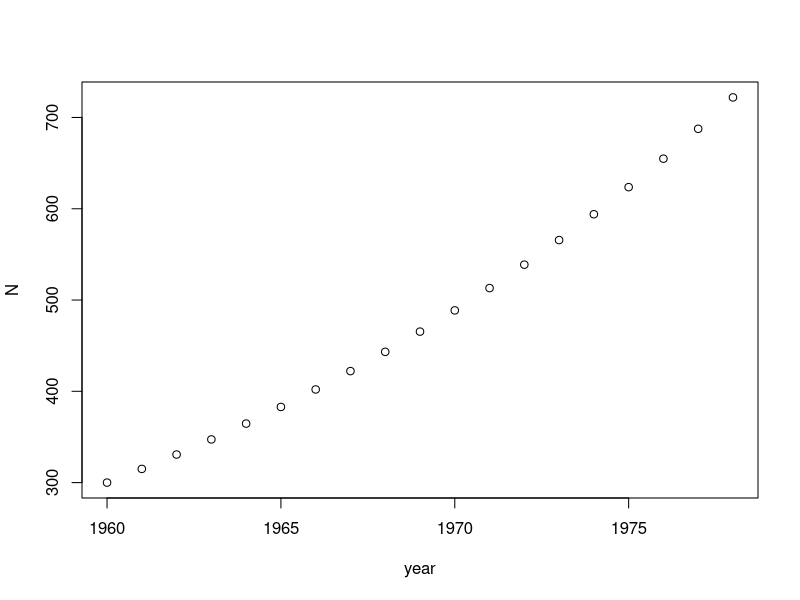

Reproduce this figure in R.
## ---- chunk 1
knitr::opts_chunk$set(echo = TRUE)
## ---- chunk 2
library(tidyverse)
library(ggplot2)
## ---- chunk 3
wld<-read_csv("data/wildebeest_data.csv")
colnames(wld)<-c("year","dryRain","estPop","estSD","adltDryMort","calfSurv")
range(wld$year)

wld1<-wld%>%
  filter(year<1979)%>%
  select(year,estPop,estSD)

head(wld1)
## ---- chunk 4
r=0.05
K=2.0*10^9
N1=300

## ---- chunk 5
Nt<-as.numeric()
Nt[1]<-N1
for(i in 1:nrow(wld1)){
  Nt[i+1]<-Nt[i]+r*Nt[i]*(1-(Nt[i]/K))
}
ntDf<-data.frame(year=wld1$year,
                 N=Nt[1:nrow(wld1)])

plot(ntDf)
## ---- chunk 6
wld1Dat<-wld1%>%
  filter(!is.na(estPop)) %>%
  filter(!is.na(estSD)) %>%
  left_join(.,ntDf) %>%
  mutate(Lt=log(estSD)+(1/2)*log(2*pi)+((estPop-N)/((2*estSD)^2)))

## ---- chunk 7
sumL<-sum(wld1Dat$Lt)
## ---- chunk 8
#funcitonalize nll calcs:
nllCalc<-function(rR,Kk){
  
  Nt<-as.numeric()
  Nt[1]<-N1
  
  for(i in 1:nrow(wld1)){
  Nt[i+1]<-Nt[i]+rR*Nt[i]*(1-(Nt[i]/Kk))
  }
  ntDf<-data.frame(year=wld1$year,
                 N=Nt[1:nrow(wld1)])
  
  wld1Dat<-wld1%>%
  filter(!is.na(estPop)) %>%
  filter(!is.na(estSD)) %>%
  left_join(.,ntDf) %>%
  mutate(Lt=log(estSD)+(1/2)*log(2*pi)+((estPop-N)/((2*estSD)^2)))
  nll<-sum(wld1Dat$Lt)
  return(nll)
  }

rVec<-seq(r,0.5,by=0.01)
KVec<-seq(K,4.0*10^9,by=1.25*10^8)

nlls<-data.frame(r=rVec,
                  k1=NA,
                  k2=NA,
                  k3=NA,
                  k4=NA,
                  k5=NA,
                  k6=NA,
                  k7=NA,
                  k8=NA,
                  k9=NA,
                  k10=NA,
                  k11=NA,
                  k12=NA,
                  k13=NA,
                  k14=NA,
                  k15=NA,
                  k16=NA,
                  k17=NA)
colnames(nlls)<-c("r",sapply(KVec,function(x) paste("K",x,sep="")))

for(i in 1:length(KVec)){
  forVec<-sapply(rVec,function(x) nllCalc(x,KVec[i]))
  nlls[,i+1]<-forVec[1:length(forVec)]
}

minDims<-which(nlls==min(nlls[,2:ncol(nlls)]),arr.ind=T)
# 
# nll_rPU=nllDF3[minDims[1],1]
# nll_kPU=colnames(nllDF3)[13]
# 
# plot(nllDF3[,minDims[2]]~nllDF3$r,data=nllDF3,type="l",main=colnames(nllDF3)[minDims[2]],ylab="NLL-Proc. uncert",xlab="r")
